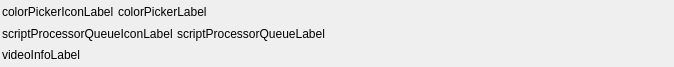
<?xml version="1.0" encoding="UTF-8"?>
<ui version="4.0">
 <class>ScriptStatusBarWidget</class>
 <widget class="QWidget" name="ScriptStatusBarWidget">
  <property name="geometry">
   <rect>
    <x>0</x>
    <y>0</y>
    <width>674</width>
    <height>67</height>
   </rect>
  </property>
  <property name="sizePolicy">
   <sizepolicy hsizetype="Preferred" vsizetype="Minimum">
    <horstretch>0</horstretch>
    <verstretch>0</verstretch>
   </sizepolicy>
  </property>
  <property name="windowTitle">
   <string>Form</string>
  </property>
  <layout class="QVBoxLayout" name="verticalLayout">
   <property name="spacing">
    <number>2</number>
   </property>
   <property name="leftMargin">
    <number>2</number>
   </property>
   <property name="topMargin">
    <number>2</number>
   </property>
   <property name="rightMargin">
    <number>2</number>
   </property>
   <property name="bottomMargin">
    <number>2</number>
   </property>
   <item>
    <widget class="QWidget" name="colorPickerWidget" native="true">
     <layout class="QHBoxLayout" name="horizontalLayout">
      <property name="spacing">
       <number>4</number>
      </property>
      <property name="leftMargin">
       <number>0</number>
      </property>
      <property name="topMargin">
       <number>0</number>
      </property>
      <property name="rightMargin">
       <number>0</number>
      </property>
      <property name="bottomMargin">
       <number>0</number>
      </property>
      <item>
       <widget class="QLabel" name="colorPickerIconLabel">
        <property name="text">
         <string>colorPickerIconLabel</string>
        </property>
       </widget>
      </item>
      <item>
       <widget class="QLabel" name="colorPickerLabel">
        <property name="text">
         <string>colorPickerLabel</string>
        </property>
       </widget>
      </item>
      <item>
       <spacer name="horizontalSpacer_2">
        <property name="orientation">
         <enum>Qt::Horizontal</enum>
        </property>
        <property name="sizeHint" stdset="0">
         <size>
          <width>486</width>
          <height>20</height>
         </size>
        </property>
       </spacer>
      </item>
     </layout>
    </widget>
   </item>
   <item>
    <widget class="QWidget" name="scriptProcessonInfoPanel" native="true">
     <layout class="QHBoxLayout" name="horizontalLayout_2">
      <property name="spacing">
       <number>4</number>
      </property>
      <property name="leftMargin">
       <number>0</number>
      </property>
      <property name="topMargin">
       <number>0</number>
      </property>
      <property name="rightMargin">
       <number>0</number>
      </property>
      <property name="bottomMargin">
       <number>0</number>
      </property>
      <item>
       <widget class="QLabel" name="scriptProcessorQueueIconLabel">
        <property name="text">
         <string>scriptProcessorQueueIconLabel</string>
        </property>
       </widget>
      </item>
      <item>
       <widget class="QLabel" name="scriptProcessorQueueLabel">
        <property name="text">
         <string>scriptProcessorQueueLabel</string>
        </property>
       </widget>
      </item>
      <item>
       <spacer name="horizontalSpacer">
        <property name="orientation">
         <enum>Qt::Horizontal</enum>
        </property>
        <property name="sizeHint" stdset="0">
         <size>
          <width>268</width>
          <height>20</height>
         </size>
        </property>
       </spacer>
      </item>
     </layout>
    </widget>
   </item>
   <item>
    <widget class="QLabel" name="videoInfoLabel">
     <property name="text">
      <string>videoInfoLabel</string>
     </property>
     <property name="textInteractionFlags">
      <set>Qt::LinksAccessibleByMouse|Qt::TextSelectableByMouse</set>
     </property>
    </widget>
   </item>
  </layout>
 </widget>
 <resources/>
 <connections/>
</ui>
